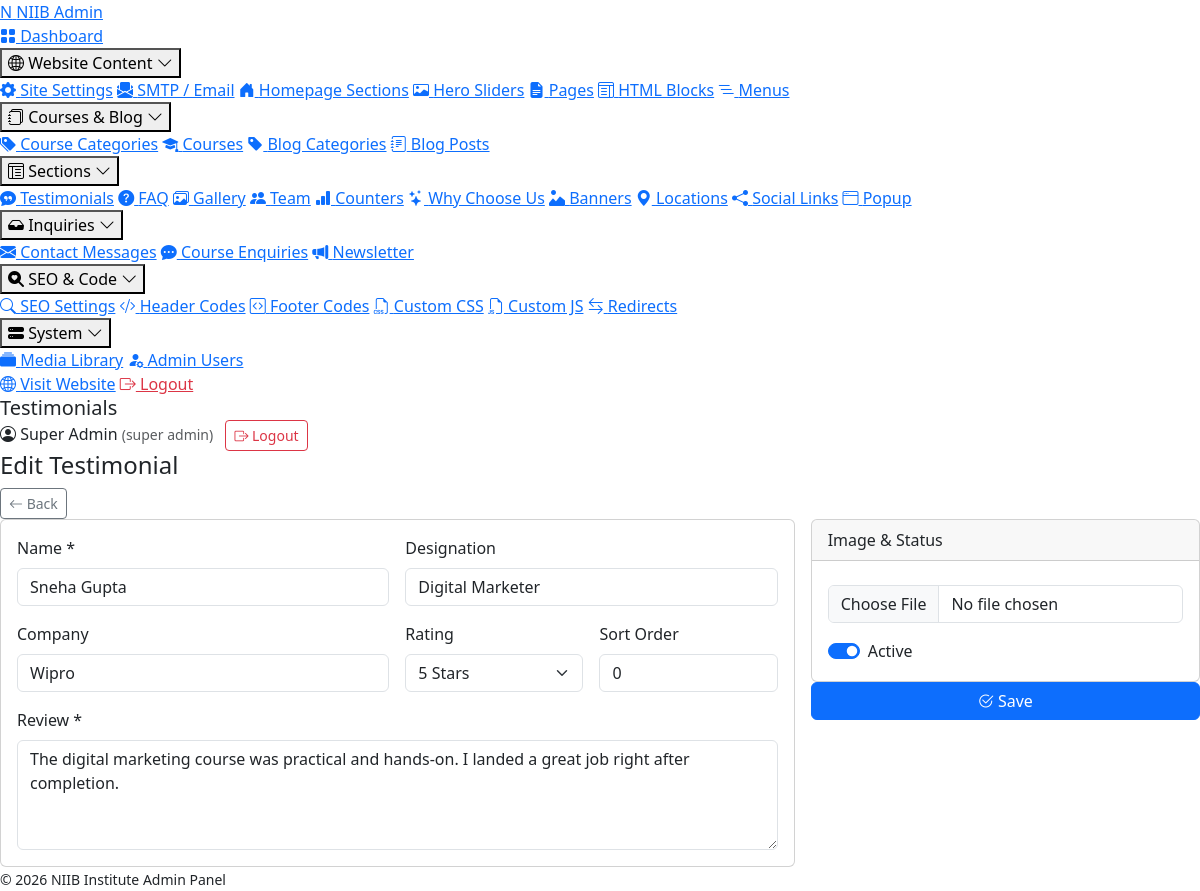
The app's page /admin/modules/testimonials.php?action=edit&id=2 (signed in) with its own data.
### tables this page shows
CREATE TABLE `testimonials` (
  `id` INT(11) UNSIGNED NOT NULL AUTO_INCREMENT,
  `name` VARCHAR(150) NOT NULL,
  `designation` VARCHAR(150) DEFAULT NULL,
  `company` VARCHAR(150) DEFAULT NULL,
  `review` TEXT,
  `rating` TINYINT(1) NOT NULL DEFAULT 5,
  `image` VARCHAR(255) DEFAULT NULL,
  `sort_order` INT(11) NOT NULL DEFAULT 0,
  `status` TINYINT(1) NOT NULL DEFAULT 1,
  `created_at` DATETIME NOT NULL DEFAULT CURRENT_TIMESTAMP,
  PRIMARY KEY (`id`),
  KEY `status` (`status`)
);

### includes/functions.php (called while the page is built, shortened)
<?php
function e($value) {
    return htmlspecialchars((string)$value, ENT_QUOTES | ENT_HTML5, 'UTF-8');
}

### config/database.php (called while the page is built, shortened)
<?php
function db() {
    static $pdo = null;
    if ($pdo === null) {
        $dsn = 'mysql:host=' . DB_HOST . ';dbname=' . DB_NAME . ';charset=' . DB_CHARSET;
        $options = [
            PDO::ATTR_ERRMODE            => PDO::ERRMODE_EXCEPTION,
            PDO::ATTR_DEFAULT_FETCH_MODE => PDO::FETCH_ASSOC,
            PDO::ATTR_EMULATE_PREPARES   => false,
            PDO::MYSQL_ATTR_INIT_COMMAND => "SET NAMES " . DB_CHARSET
        ];
        try {
            $pdo = new PDO($dsn, DB_USER, DB_PASS, $options);
        } catch (PDOException $e) {
            if (ENVIRONMENT === 'development') {
                die('Database connection failed: ' . $e->getMessage());
            } else {
                error_log('DB connection error: ' . $e->getMessage());
                die('Service temporarily unavailable.');
            }
        }
    }
    return $pdo;
}

### admin/includes/auth.php (called while the page is built, shortened)
<?php
require_once __DIR__ . '/../../config/database.php';
require_once __DIR__ . '/../../includes/functions.php';
try {
    $stmt = db()->prepare("SELECT id, name, email, role, avatar FROM admin_users WHERE id=? AND status=1");
    $stmt->execute([$_SESSION['admin_id']]);
    $current_admin = $stmt->fetch();
} catch (Throwable $e) {
    die('DB error. Please run install.php.');
}

### admin/includes/crud.php (called while the page is built, shortened)
<?php
function crud_fetch($table, $id) {
    $stmt = db()->prepare("SELECT * FROM `$table` WHERE id=?");
    $stmt->execute([(int)$id]);
    return $stmt->fetch();
}

### admin/modules/testimonials.php (the view, shortened to what this page needs)
<?php
require __DIR__.'/../includes/auth.php';
require __DIR__.'/../includes/crud.php';
$page_title='Testimonials'; $active='testimonials';
$action=$_GET['action']??'list'; $id=(int)($_GET['id']??0); $pdo=db();
include __DIR__.'/../includes/header.php';
if ($action==='add' || $action==='edit') {
    $t=['id'=>0,'name'=>'','designation'=>'','company'=>'','review'=>'','rating'=>5,'image'=>'','sort_order'=>0,'status'=>1];
    if ($action==='edit' && $id>0){$r=crud_fetch('testimonials',$id); if($r)$t=$r;}
?>
<div class="page-header"><h4><?= $action==='edit'?'Edit Testimonial':'Add Testimonial' ?></h4><a class="btn btn-outline-secondary btn-sm" href="<?= ADMIN_URL ?>/modules/testimonials.php"><i class="bi bi-arrow-left"></i> Back</a></div>
<form method="post" enctype="multipart/form-data"><?= csrf_field() ?>
<div class="row g-3"><div class="col-lg-8"><div class="card"><div class="card-body"><div class="row g-3">
<div class="col-md-6"><label class="form-label">Name *</label><input name="name" class="form-control" required value="<?= e($t['name']) ?>"></div>
<div class="col-md-6"><label class="form-label">Designation</label><input name="designation" class="form-control" value="<?= e($t['designation']) ?>"></div>
<div class="col-md-6"><label class="form-label">Company</label><input name="company" class="form-control" value="<?= e($t['company']) ?>"></div>
<div class="col-md-3"><label class="form-label">Rating</label><select name="rating" class="form-select"><?php for($i=1;$i<=5;$i++): ?><option value="<?= $i ?>" <?= $t['rating']==$i?'selected':'' ?>><?= $i ?> Stars</option><?php endfor; ?></select></div>
<div class="col-md-3"><label class="form-label">Sort Order</label><input type="number" name="sort_order" class="form-control" value="<?= (int)$t['sort_order'] ?>"></div>
<div class="col-12"><label class="form-label">Review *</label><textarea name="review" class="form-control" rows="4" required><?= e($t['review']) ?></textarea></div>
</div></div></div></div>
<div class="col-lg-4"><div class="card"><div class="card-header">Image & Status</div><div class="card-body">
    <input type="file" name="image" data-preview="tp" class="form-control mt-2" accept="image/*">
    <div class="form-check form-switch mt-3"><input type="checkbox" name="status" id="ts" value="1" class="form-check-input" <?= $t['status']?'checked':'' ?>><label class="form-check-label" for="ts">Active</label></div>
</div></div>
<button class="btn btn-primary w-100"><i class="bi bi-check2-circle"></i> Save</button>
</div></div></form>
<?php } ?>
<?php include __DIR__.'/../includes/footer.php'; ?>

### admin/includes/header.php (shortened to what this page needs)
<?php
$page_title = $page_title ?? 'Admin';
$active = $active ?? '';
?>
<!DOCTYPE html>
<html lang="en">
<head>
<link href="https://cdn.jsdelivr.net/npm/bootstrap@5.3.2/dist/css/bootstrap.min.css" rel="stylesheet">
<link href="https://cdn.jsdelivr.net/npm/bootstrap-icons@1.11.1/font/bootstrap-icons.min.css" rel="stylesheet">
<link href="<?= ADMIN_URL ?>/assets/css/admin.css?v=4" rel="stylesheet">
</head>
<body>
<aside class="admin-sidebar">
    <div class="sidebar-brand">
        <a href="<?= ADMIN_URL ?>/index.php"><span class="logo-mark">N</span> <span class="logo-text">NIIB Admin</span></a>
    </div>
    <nav class="sidebar-nav">
        <a href="<?= ADMIN_URL ?>/index.php" class="<?= $active==='dashboard'?'active':'' ?>"><i class="bi bi-grid-fill"></i> Dashboard</a>
        <?php foreach ($nav_groups as $groupLabel => $group):
            $isOpen = false;
            foreach ($group['items'] as $i) if ($i['key'] === $active) { $isOpen = true; break; }
        ?>
        <div class="nav-group<?= $isOpen ? ' open' : '' ?>">
            <button type="button" class="nav-group-toggle">
                <i class="bi <?= e($group['icon']) ?>"></i>
                <span><?= e($groupLabel) ?></span>
                <i class="bi bi-chevron-down nav-group-chev"></i>
            </button>
            <div class="nav-group-items">
                <?php foreach ($group['items'] as $i): ?>
                    <a href="<?= ADMIN_URL ?>/<?= $i['href'] ?>" class="<?= $active===$i['key']?'active':'' ?>"><i class="bi <?= e($i['icon']) ?>"></i> <?= e($i['label']) ?></a>
                <?php endforeach; ?>
            </div>
        </div>
        <?php endforeach; ?>
        <a href="<?= SITE_URL ?>" target="_blank"><i class="bi bi-globe2"></i> Visit Website</a>
        <a href="<?= ADMIN_URL ?>/logout.php" class="text-danger"><i class="bi bi-box-arrow-right"></i> Logout</a>
    </nav>
</aside>
<div class="admin-main">
    <header class="admin-topbar">
        <h5 class="m-0"><?= e($page_title) ?></h5>
        <div class="ms-auto admin-user">
            <span class="d-none d-md-inline me-2"><i class="bi bi-person-circle"></i> <?= e($current_admin['name']) ?> <small class="text-muted">(<?= e(str_replace('_',' ',$current_admin['role'])) ?>)</small></span>
            <a href="<?= ADMIN_URL ?>/logout.php" class="btn btn-sm btn-outline-danger"><i class="bi bi-box-arrow-right"></i> Logout</a>
        </div>
    </header>
    <main class="admin-content">

### records on screen
testimonials: name "Sneha Gupta", designation "Digital Marketer", company "Wipro", rating "5 Stars", sort_order "0", review "The digital marketing course was practical and hands-on. I landed a great job right after completion.", status "☑"

### other values on screen
$groupLabel "Website Content"
$i['label'] "Site Settings"
$i['label'] "SMTP / Email"
$i['label'] "Homepage Sections"
$i['label'] "Hero Sliders"
$i['label'] "Pages"
$i['label'] "HTML Blocks"
$i['label'] "Menus"
$groupLabel "Courses & Blog"
$i['label'] "Course Categories"
$i['label'] "Courses"
$i['label'] "Blog Categories"
$i['label'] "Blog Posts"
$groupLabel "Sections"
$i['label'] "Testimonials"
